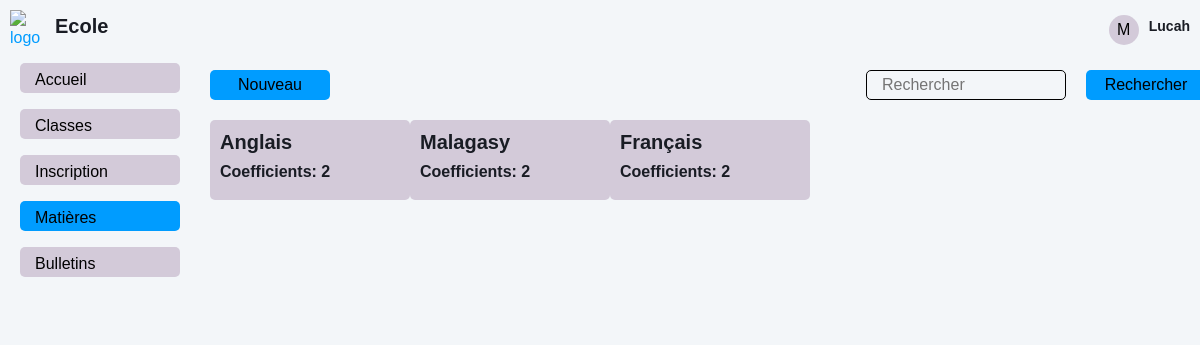
The app's page /matieres/index.php (signed in) with its own data.
### tables this page shows
CREATE TABLE `matieres` (
  `matiere_id` int(10) NOT NULL AUTO_INCREMENT,
  `nom_matiere` varchar(100) NOT NULL,
  `coefficient` int(5) DEFAULT NULL,
  `classe` int(10) DEFAULT NULL,
  PRIMARY KEY (`matiere_id`)
);

### matieres/index.php (the view, shortened to what this page needs)
<?php
    require "../back/database.php";
    $sql = "SELECT matiere_id, nom_matiere, coefficient FROM matieres";
    $stmt_matieres = $pdo->query($sql);
    $matieres = $stmt_matieres->fetchAll();
?>
<!DOCTYPE html>
<html lang="en">
<head>
    <link href="../assets/css/bootstrap.min.css" rel="stylesheet">
    <link href="../assets/css/style.css" rel="stylesheet">
</head>
<body>
    <nav class="navbar navbar-expand sticky-top" style="display: flex; justify-content: space-between; margin: 0; padding: 10px">
        <a  href="./home.php" class="text-primary" style="display: flex; gap: 10px; align-items: center">
            <img src="../assets/img/logo.png" alt="logo" style="width: 35px">
            <h3 style="font-size: 20px">Ecole</h3>
        </a>
        <div class="menu">
            <button class="btn-menu" id="menu"> M </button>
            <div class="menu-name">
                <h4><?= $_SESSION['username'] ?></h4>
            </div>
        </div>
    </nav>
    <div class="container-xxl position-relative d-flex p-0" style="margin-top: 100px;">
        <div class="sidebar" style="width: 200px; padding: 0 20px; ">
            <nav class="navbar bg-light">
                <div class="navbar-nav w-100" style="margin-top: 25px">
                    <ul>
                        <li><a href="../home.php" class="nav-link">Accueil</a></li>
                        <li><a href="../classes/" class="nav-link">Classes</a></li>
                        <li><a href="../inscription.php" class="nav-link">Inscription</a></li>
                        <li><a href="../matieres/" class="nav-link active">Matières</a></li>
                        <li><a href="#" class="nav-link">Bulletins</a></li>
                    </ul>
                </div>
            </nav>
        </div>
        <div class="col-right">
            <div class="tp">
                <div class="add">
                    <a href="./add.php" class="btn-add">Nouveau</a>
                </div>
                <div class="search">
                    <form action="">
                        <input type="text" placeholder="Rechercher">
                        <button type="submit">Rechercher</button>
                    </form>
                </div>
            </div>
            <div class="bd">
                <div class="carousel-item" style="display: block;">
                    <div class="d-block w-100">
                        <div class="items">
                            <?php if (count($matieres) > 0):  ?>
                                <?php  foreach ( $matieres as $matiere ): ?>
                                    <a href="#">
                                        <div class="card">
                                            <div class="card-body">
                                                <div class="card-title">
                                                    <h3><?= $matiere['nom_matiere'] ?></h3>
                                                    <h4>Coefficients: <?= $matiere['coefficient'] ?></h4>
                                                </div>
                                            </div>
                                        </div>
                                    </a>
                                <?php  endforeach; ?>
                            <?php else: ?>
                                <h5>Aucun matière trouvé</h5>
                            <?php endif; ?>
                        </div>
                    </div>
                </div>
            </div>
        </div>
    </div>
</body>
</html>

### assets/css/style.css (style rules this page uses)
:root { --primary: #009CFF; --light: #F3F6F9; --dark: #191C24; }
.tp a.btn-add { display: flex; justify-content: center; align-items: center; width: 120px; height: 30px; background: #009CFF; border: none; border-radius: 5px; color: #000; text-decoration: none; }
.sidebar { position: fixed; top: 30px; left: 0; bottom: 0; width: 200px; height: 100vh; overflow-y: auto; transition: 0.5s; z-index: 999; padding: 0 20px; }
@media (min-width: 992px) { .sidebar { margin-left: 0; } }
.navbar.navbar-expand .menu { display: flex; align-items: center; gap: 10px; }
.navbar.navbar-expand .menu button.btn-menu { width: 30px; height: 30px; background: #d3cad9; border: 0; border-radius: 50%; }
.navbar.navbar-expand .menu .menu-name { height: 25px; display: flex; }
.navbar.navbar-expand .menu .menu-name h4 { font-size: 14px; }
.sidebar .navbar-nav ul { list-style: none; padding-left: 0; }
.sidebar .navbar-nav .nav-link { height: 30px; padding: 5px 15px; color: #000; font-weight: 500; outline: none; background: #d3cad9; margin-bottom: 1rem; border-radius: 5px; }
.sidebar .navbar-nav .nav-link:hover, .sidebar .navbar-nav .nav-link.active { background: #009CFF; }
.col-right { position: relative; width: 83%; top: -90px; left: 210px; }
.tp { display: flex; justify-content: space-between; }
.tp .search form { display: flex; gap: 20px; }
.tp .search form input { width: 200px; height: 30px; background: none; border: 1px solid #000; padding: 5px 15px; border-radius: 5px; outline: none; }
.tp .search form button { width: 120px; height: 30px; background: #009CFF; border-radius: 5px; border: 0; }
.bd { margin-top: 20px; }
.bd .items { display: grid; grid-template-columns: repeat(5, 1fr); }
.bd .items .card { width: 200px; height: 80px; background: #d3cad9; padding: 10px; border-radius: 5px; transition: .5s ease-in-out; margin-bottom: 10px; z-index: 5; border: 0; }
.bd .items .card .card-body { padding: 0; }
.bd .items .card h3 { font-size: 20px; }
.bd .items .card h4 { font-size: 16px; }
.carousel-item { transition: 1s ease-in-out; }

### records on screen
matieres: nom_matiere "Anglais", coefficient "2"
matieres: nom_matiere "Malagasy", coefficient "2"
matieres: nom_matiere "Français", coefficient "2"

### other values on screen
$_SESSION['username'] "Lucah"
